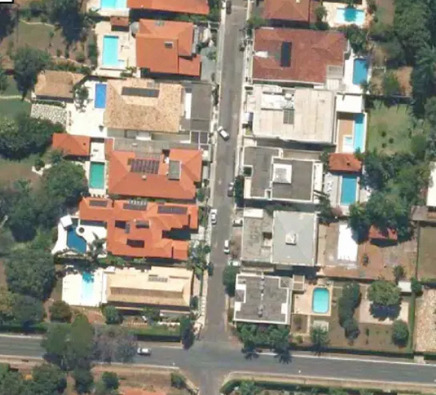
#> input picture img1.jpeg, 436 x 395 px
$ python fcm.py img1.jpeg 5 5
#> lines starting #> are read from the running program, lines starting #| are printed output that depends on the picture; long printed decimals are rounded
import numpy as np
import matplotlib.pyplot as plt
from skimage import data, color, io
from sklearn.cluster import KMeans
from sklearn.preprocessing import MinMaxScaler
from scipy.spatial.distance import cdist
from sklearn.metrics import davies_bouldin_score
from PIL import Image
import sys
#Import relevant libraries

def fcm(X, C, m, max_iter=100, error=1e-5, init=None):
    # Initialize membership matrix using K-means algorithm
    if init == 'kmeans':
        kmeans = KMeans(n_clusters=C, n_init="auto")
        kmeans.fit(X)
        centroids = kmeans.cluster_centers_
        D = cdist(X, centroids)
        U = 1 / (D ** (2 / (m - 1)) + 1e-8)
        U = U / np.sum(U, axis=1, keepdims=True)
    else:
        # Initialize membership matrix randomly
        N = X.shape[0]
        U = np.random.rand(N, C)
        U = U / np.sum(U, axis=1, keepdims=True)
        centroids = None

    for i in range(max_iter):
        # Compute centroids
        centroids = U.T @ X / np.sum(U, axis=0, keepdims=True).T

        # Compute distance matrix
        D = cdist(X, centroids)

        # Compute membership matrix
        U_new = 1 / (D ** (2 / (m - 1)) + 1e-8)
        U_new = U_new / np.sum(U_new, axis=1, keepdims=True)

        # Check for convergence
        if np.linalg.norm(U_new - U) < error:
            break

        # Update membership matrix
        U = U_new

    return centroids, U

if sys.version_info.major == 3:
    python_command = "python3"
else:
    python_command = "python"
#Check Sys args
if(len(sys.argv)!=4):
    print(f"Error: Usage {python_command} {sys.argv[0]} input_image_name C_min C_max")
    exit(1)

imgName = sys.argv[1]
C_min = int(sys.argv[2])
C_max = int(sys.argv[3])

# Load the sample image
image1 = io.imread(imgName)
#> image1 is the input picture: shape (395, 436, 3); mean R, G, B 139.9, 133.2, 118.4
image = color.rgb2gray(image1)
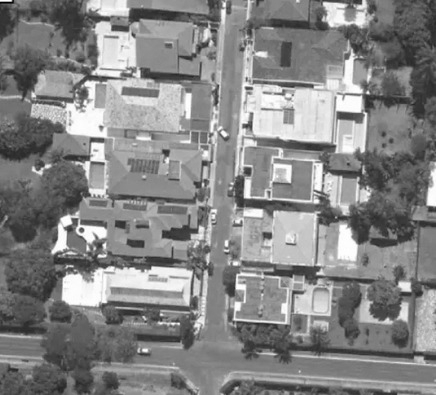
#> image: shape (395, 436) float64; min 0.00925, max 1, mean 0.524

# Normalize the image values
scaler = MinMaxScaler()
image = scaler.fit_transform(image)
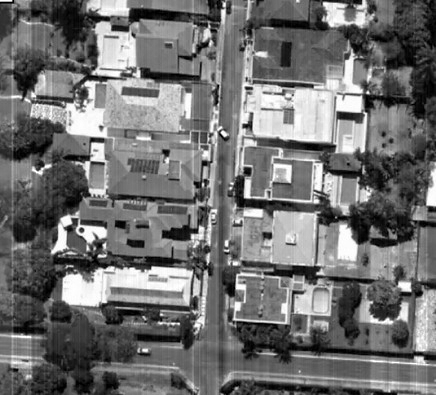
#> image: shape (395, 436) float64; min 0, max 1, mean 0.442

# Flatten the image into a 2D array
X = image.reshape(-1, 1)

# Apply FCM clustering algorithm

Clusters = range(C_min, C_max+1)
scores = []
outputs = []
Labels = []

for k in Clusters:

    C = k  # Number of clusters
    m = 2  # Fuzziness coefficient
    max_iter = 100  # Maximum number of iterations
    error = 1e-5  # Convergence threshold
    centroids, U = fcm(X, C, m, max_iter, error, init='kmeans')

    # Compute Davies Bouldin score
    labels = np.argmax(U, axis=1)
    Labels.append(labels)
    score = davies_bouldin_score(X, labels)
    scores.append(score)
    # Reshape the labels and centroids back to the original image shape
    labels = labels.reshape(image.shape)
    centroids = centroids.reshape((C,))
    #plot and save the clustered image
    plt.imshow(labels, cmap='gray')
    plt.title(f'Clustered image (C={C}, score={score:.4f})')
    for c in centroids:
        plt.axhline(c, color='white')
    outfileName = 'output_C' + str(k) + ".jpeg"
    outputs.append(outfileName)
    plt.savefig(outfileName, dpi=300)
    print(f"Iteration corresponding to C={k} done")
    plt.close()
#> this loop made 1 pass
#> (centroids, score) on pass 1: ([0.159, 0.452, 0.846, 0.323, 0.601], 0.51)
#> pass 1, `labels = labels.reshape(image.shape)`:
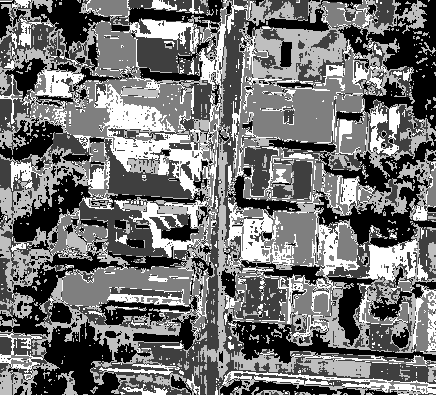
#> labels: shape (395, 436) int64; min 0, max 4, mean 1.81; drawn with min black and max white
#> pass 1, `plt.savefig(outfileName, dpi=300)`:
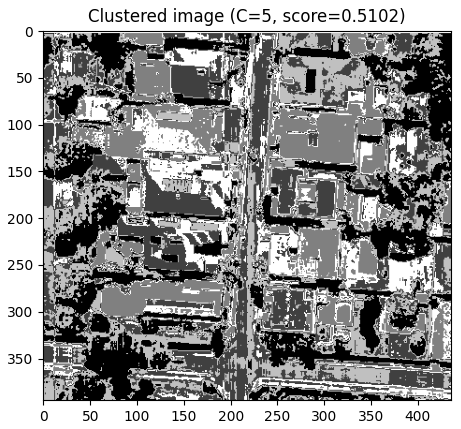
#> figure drawn by matplotlib, 1 panel
#> after the loop, Labels = 1 item; outputs = ['output_C5.jpeg']; scores = [0.51]

MinScore = min(scores) #Minimum Davies Boulding Score
#> MinScore = 0.51
index_minScore = scores.index(MinScore) #Corresponding index of MinScore
#> index_minScore = 0
C_opt = Clusters[index_minScore] #Optimal C value which corresponds to the minimum Davies Boulding Score
#> C_opt = 5
output = outputs[index_minScore] #Output file corresponding to the index
#> output = 'output_C5.jpeg'
label = Labels[index_minScore]  #Labelled image corresponding to the index
label = label.reshape(image.shape) #Reshape image of labels to the original image's shape
# Read image
img = Image.open(output)
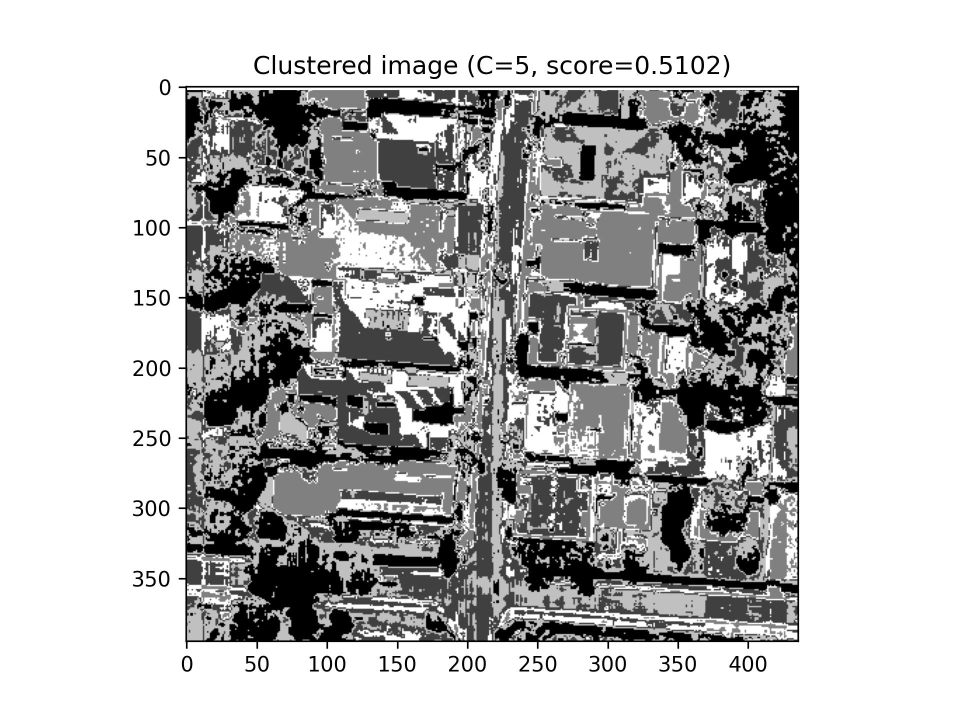
#> img: PIL image 1920x1440 RGB (shown at 1/2 size); min 0, max 255, mean 184.1

#Plot the graph for Cluster Quality Evaluation
plt.plot(Clusters,scores,'b--')
plt.plot(Clusters,scores,'bo')
plt.xlabel("Number of Clusters")
plt.ylabel("Davies Bouldin Score")
plt.title("Cluster Quality Evaluation")
plt.ylim(0.99*min(scores),1.01*max(scores))
plt.savefig("CQ_plot.png")
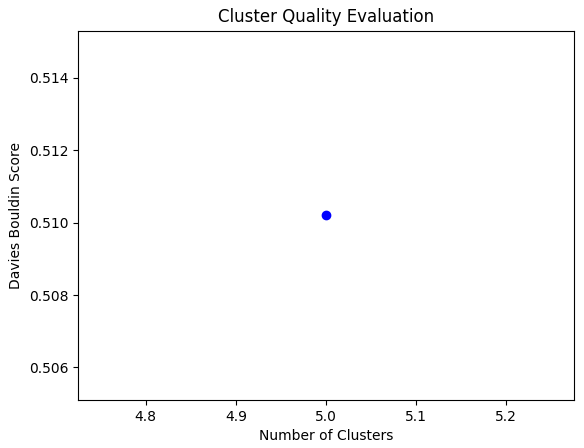
#> figure drawn by matplotlib, 1 panel
plt.close()
# Output Images
img.show()
print(f"Optimal Number of clusters = {C_opt} with Davies Bouldin score of {MinScore}")
#| Optimal Number of clusters = 5 with Davies Bouldin score of 0.5102
img.close() #EDITED SW
#Plot the segmented image
fig, (ax0, ax1) = plt.subplots(1, 2, figsize=(10, 5))

ax0.imshow(image1, cmap='gray')
ax0.set_title('Original image')

ax1.imshow(label, cmap='gray')
ax1.set_title(f"Clustered Image for C = {C_opt} with Best Score of {MinScore:.4f}")

plt.savefig("Original_BestCluster.jpeg", dpi=300)
plt.close() #EDITED SW

$ run again, on img4.png
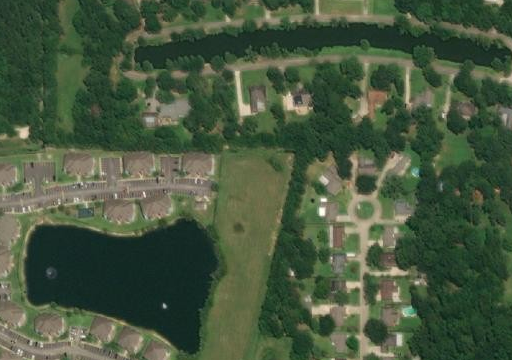
#> input picture img4.png, 512 x 360 px
#> image1 is the input picture: shape (360, 512, 3); mean R, G, B 71.5, 87.7, 63.2
#> the loop `for k in Clusters: ` made 1 pass
#> (centroids, score) on pass 1: ([0.23, 0.529, 0.103, 0.383, 0.707], 0.551)
#> pass 1, `labels = labels.reshape(image.shape)`:
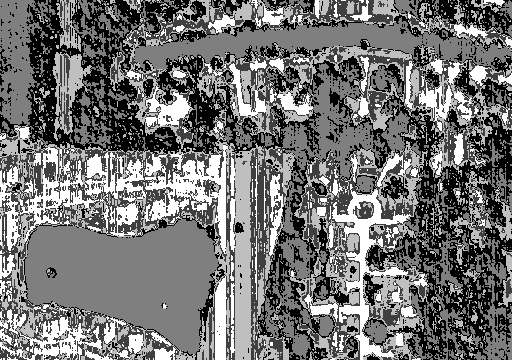
#> labels: shape (360, 512) int64; min 0, max 4, mean 1.83; drawn with min black and max white
#> after the loop `for k in Clusters:`: Labels = 1 item; outputs = ['output_C5.jpeg']; scores = [0.551]
#> MinScore = 0.551
#> index_minScore = 0
#> C_opt = 5
#> output = 'output_C5.jpeg'
#> `plt.savefig("CQ_plot.png")`:
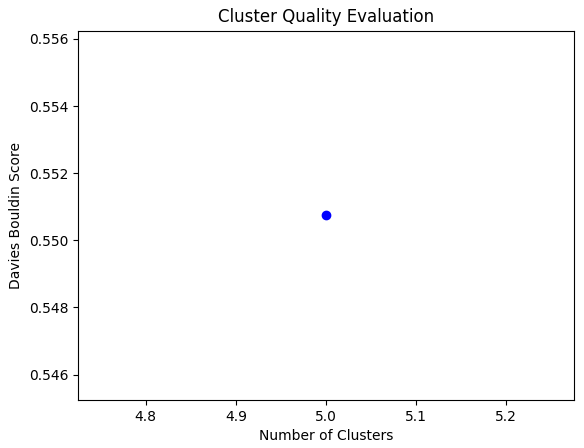
#> figure drawn by matplotlib, 1 panel
#| Optimal Number of clusters = 5 with Davies Bouldin score of 0.5507

$ run again, on img5.png
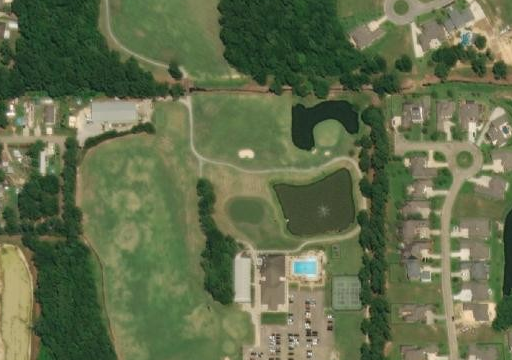
#> input picture img5.png, 512 x 360 px
#> image1 is the input picture: shape (360, 512, 3); mean R, G, B 97.8, 108.9, 75.2
#> the loop `for k in Clusters: ` made 1 pass
#> (centroids, score) on pass 1: ([0.16, 0.59, 0.463, 0.752, 0.325], 0.534)
#> pass 1, `labels = labels.reshape(image.shape)`:
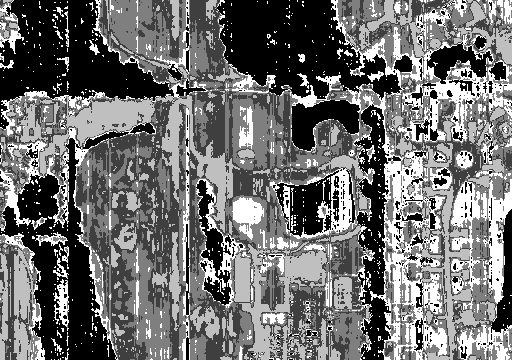
#> labels: shape (360, 512) int64; min 0, max 4, mean 1.76; drawn with min black and max white
#> after the loop `for k in Clusters:`: Labels = 1 item; outputs = ['output_C5.jpeg']; scores = [0.534]
#> MinScore = 0.534
#> index_minScore = 0
#> C_opt = 5
#> output = 'output_C5.jpeg'
#> `plt.savefig("CQ_plot.png")`:
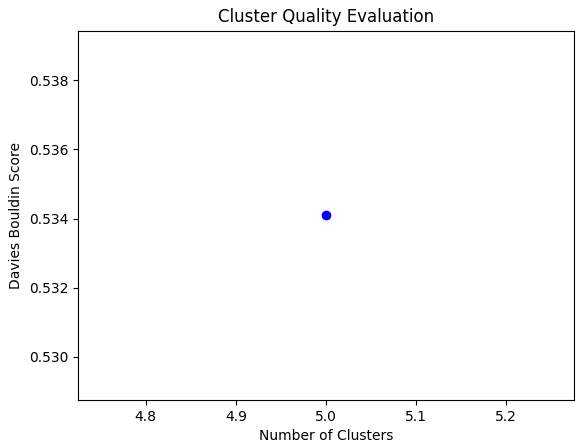
#> figure drawn by matplotlib, 1 panel
#| Optimal Number of clusters = 5 with Davies Bouldin score of 0.5341
